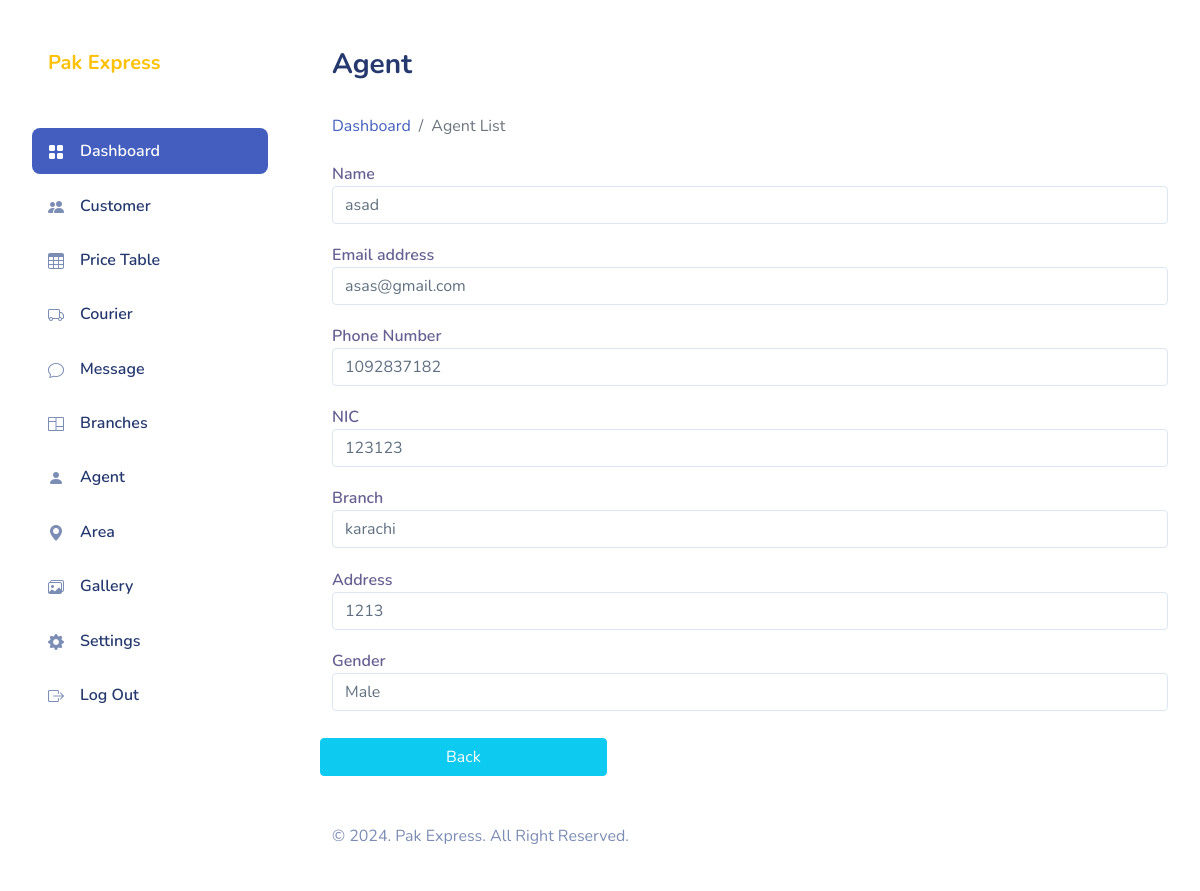
Screenshot of /Admin/empolyee_edit.php?emp_id=14 (signed in) with the database file from the repository.
### tables this page shows
CREATE TABLE `employee` (
  `emp_id` int(11) NOT NULL,
  `name` varchar(255) NOT NULL,
  `email` varchar(255) NOT NULL,
  `phone` varchar(255) NOT NULL,
  `nic` varchar(255) NOT NULL,
  `address` varchar(255) NOT NULL,
  `gender` int(2) NOT NULL,
  `password` varchar(255) NOT NULL,
  `is_deleted` int(2) NOT NULL,
  `branch_id` int(255) NOT NULL
);

CREATE TABLE `branch` (
  `branch_id` int(11) NOT NULL,
  `branch_name` varchar(255) NOT NULL,
  `is_deleted` int(255) NOT NULL
);

### server/inc/get.php (called while the page is built, shortened)
<?php
function getAllBranch()
{
    include 'connection.php';
    $viewcat = "SELECT * FROM branch WHERE is_deleted = 0";
    return mysqli_query($con, $viewcat);
}
function getemployeeByID($emp_id)
{
    include 'connection.php';
    $q1 = "SELECT * FROM employee WHERE is_deleted = 0 AND emp_id = '$emp_id'";
    return mysqli_query($con, $q1);
}

### Admin/empolyee_edit.php (the view, shortened to what this page needs)
<!DOCTYPE html>
<html lang="en">
<?php include 'pages/head.php'; ?>
<body>
    <div id="app">
        <div id="sidebar" class="active">
            <div class="sidebar-wrapper active">
                <div class="sidebar-header">
                    <div class="d-flex justify-content-between mt-0 px-2">
                        <h1 class="mb-0"><a href="index.php" class="text-warning h5 mb-0 px-2 ">Pak Express </a></h1>
                    </div>
                </div>
                <div class="sidebar-menu">
                    <ul class="menu">
                        <li class="sidebar-item active ">
                            <a href="index.php" class='sidebar-link'>
                                <i class="bi bi-grid-fill"></i>
                                <span>Dashboard</span>
                            </a>
                        </li>
                        <li class="sidebar-item ">
                            <a href="customer.php" class='sidebar-link'>
                                <i class="bi bi-people-fill"></i>
                                <span>Customer</span>
                            </a>
                        </li>
                        <li class="sidebar-item">
                            <a href="price.php" class='sidebar-link'>
                                <i class="bi bi-table"></i>
                                <span>Price Table</span>
                            </a>
                        </li>
                        <li class="sidebar-item">
                            <a href="courier.php" class='sidebar-link'>
                                <i class="bi bi-truck"></i>
                                <span>Courier</span>
                            </a>
                        </li>
                        <li class="sidebar-item">
                            <a href="message.php" class='sidebar-link'>
                                <i class="bi bi-chat"></i>
                                <span>Message</span>
                            </a>
                        </li>
                        <?php if (isset($_SESSION['admin']) && $_SESSION['admin'] == 'admin') : ?>
                            <li class="sidebar-item">
                                <a href="branch.php" class='sidebar-link'>
                                    <i class="bi bi-columns"></i>
                                    <span>Branches</span>
                                </a>
                            </li>
                        <?php endif; ?>
                        <li class="sidebar-item">
                            <a href="employee.php" class='sidebar-link'>
                                <i class="bi bi-person-fill"></i>
                                <span>Agent </span>
                            </a>
                        </li>
                        <?php if (isset($_SESSION['admin']) && $_SESSION['admin'] == 'admin') : ?>
                            <li class="sidebar-item">
                                <a href="area.php" class='sidebar-link'>
                                    <i class="bi bi-geo-alt-fill"></i>
                                    <span>Area</span>
                                </a>
                            </li>
                            <li class="sidebar-item">
                                <a href="gallery.php" class='sidebar-link'>
                                    <i class="bi bi-images"></i>
                                    <span>Gallery</span>
                                </a>
                            </li>
                        <?php endif; ?>
                        <li class="sidebar-item">
                            <a href="settings.php" class='sidebar-link'>
                                <i class="bi bi-gear-fill"></i>
                                <span>Settings</span>
                            </a>
                        </li>
                        <li class="sidebar-item">
                            <a href="logout.php" class='sidebar-link'>
                                <i class="bi bi-box-arrow-right"></i>
                                <span>Log Out</span>
                            </a>
                        </li>
                    </ul>
                </div>
            </div>
        </div>
        <div id="main">
            <div class="page-heading">
                <h3>Agent</h3>
            </div>
            <div class="row">
                <div class="col-lg-10">
                    <nav aria-label="breadcrumb">
                        <ol class="breadcrumb">
                            <li class="breadcrumb-item"><a href="index.php">Dashboard</a></li>
                            <li class="breadcrumb-item active" aria-current="page">Agent List</li>
                        </ol>
                    </nav>
                </div>
            </div>
            <div class="page-content">
                <section class="row">
                    <div class="col-12 col-lg-12">
                        <div class="row">
                            <?php
                            if (isset($_REQUEST['emp_id'])) {
                                $getall = getemployeeByID($_REQUEST['emp_id']);
                                $row = mysqli_fetch_assoc($getall);
                                $emp_id = $row['emp_id']; ?>
                                <div class="form-group mt-2">
                                    <label for="inputName">Name</label>
                                    <input id="inputName" type="text" name="name" data-parsley-trigger="change" onchange="updateData(this, '<?php echo $emp_id; ?>', 'name', 'employee', 'emp_id');" value="<?php echo $row['name']; ?>" required="" placeholder="Enter Full Name" autocomplete="off" class="form-control">
                                </div>
                                <div class="form-group mt-2">
                                    <label for="inputEmail">Email address</label>
                                    <input id="inputEmail" type="email" name="email" data-parsley-trigger="change" onchange="updateData(this, '<?php echo $emp_id; ?>', 'email', 'employee', 'emp_id');" value="<?php echo $row['email']; ?>" required="" placeholder="Enter email" autocomplete="off" class="form-control">
                                </div>
                                <div class="form-group mt-2">
                                    <label for="inputPhone">Phone Number</label>
                                    <input id="inputPhone" type="text" name="phone" data-parsley-trigger="change" required="" placeholder="Enter Phone Number" autocomplete="off" onchange="updateData(this, '<?php echo $emp_id; ?>', 'phone', 'employee', 'emp_id');" value="<?php echo $row['phone']; ?>" class="form-control">
                                </div>
                                <div class="form-group mt-2">
                                    <label for="inputNIC">NIC</label>
                                    <input id="inputNIC" type="text" name="nic" data-parsley-trigger="change" onchange="updateData(this, '<?php echo $emp_id; ?>', 'nic', 'employee', 'emp_id');" value="<?php echo $row['nic']; ?>" required="" placeholder="Enter NIC Number" autocomplete="off" class="form-control">
                                </div>
                                <div class="form-group mt-2">
                                    <label for="inputNIC">Branch</label>
                                    <select onchange='updateData(this, "<?php echo $emp_id; ?>","branch_id", "employee", "emp_id")' id="branch_id <?php echo $emp_id; ?>" class='form-control norad tx12' name="branch_id" type='text'>
                                        <?php
                                        $getallCat = getAllBranch();
                                        while ($row2 = mysqli_fetch_assoc($getallCat)) { ?>
                                            <option value="<?php echo $row2['branch_id']; ?>" <?php if ($row['branch_id'] == $row2['branch_id']) echo "selected"; ?>>
                                                <?php echo $row2['branch_name']; ?></option>
                                        <?php } ?>
                                    </select>
                                </div>
                                <div class="form-group mt-2">
                                    <label for="inputAddress">Address</label>
                                    <input id="inputAddress" type="text" name="address" data-parsley-trigger="change" onchange="updateData(this, '<?php echo $emp_id; ?>', 'address', 'employee', 'emp_id');" value="<?php echo $row['address']; ?>" required="" placeholder="Enter Address" autocomplete="off" class="form-control">
                                </div>
                                <div class="form-group mt-2">
                                    <label for="inputGender">Gender</label>
                                    <select onchange='updateData(this, "<?php echo $emp_id; ?>","gender", "employee", "emp_id")' id="gender <?php echo $emp_id; ?>" class='form-control norad tx12' name="gender" type='text'>
                                        <option value="1" <?php if ($row['gender'] == "1") echo "selected"; ?>>
                                            Male</option>
                                    </select>
                                </div>
                                <div class="col-md-4 mt-2">
                                    <div class="row mt-2">
                                        <a href="employee.php" class="btn btn-info">Back</a>
                                    </div>
                                </div>
                            <?php } ?>
                        </div>
                    </div>
                </section>
            </div>
            <?php include 'pages/footer.php'; ?>
        </div>
    </div>
</body>
</html>

### Admin/assets/css/app.css (style rules this page uses)
.btn.btn-danger,.btn.btn-info,.btn.btn-primary,.btn.btn-secondary,.btn.btn-success,.btn.btn-warning { color:#fff }
.form-group { margin-bottom:.7rem }
.form-group label { color:rgba(35,28,99,.7);font-weight:600 }
#sidebar.active .sidebar-wrapper { left:0 }
.sidebar-wrapper { width:300px;height:100vh;position:fixed;top:0;z-index:10;overflow-y:auto;background-color:#fff;bottom:0;transition:left .5s ease-out }
.sidebar-wrapper .sidebar-header { padding:2rem 2rem 1rem;font-size:2rem;font-weight:700 }
.sidebar-wrapper .menu { margin-top:2rem;padding:0 2rem;font-weight:600 }
.sidebar-wrapper .menu .sidebar-link { display:block;padding:.7rem 1rem;font-size:1rem;display:flex;align-items:center;border-radius:.5rem;transition:all .5s;text-decoration:none;color:#25396f }
.sidebar-wrapper .menu .sidebar-link i,.sidebar-wrapper .menu .sidebar-link svg { color:#7c8db5 }
.sidebar-wrapper .menu .sidebar-link span { margin-left:1rem }
.sidebar-wrapper .menu .sidebar-item { list-style:none;margin-top:.5rem;position:relative }
.sidebar-wrapper .menu .sidebar-item.active .sidebar-link { background-color:#435ebe }
.sidebar-wrapper .menu .sidebar-item.active .sidebar-link span { color:#fff }
.sidebar-wrapper .menu .sidebar-item.active .sidebar-link i,.sidebar-wrapper .menu .sidebar-item.active .sidebar-link svg { fill:#fff;color:#fff }
.bi { width:1rem;height:1rem }
#main { margin-left:300px;padding:2rem }
.page-heading { margin:0 0 2rem }
.page-heading h3 { font-weight:700 }
a { text-decoration:none }

### Admin/pages/head.php (style rules this page uses)
body { background-color: #ffffff; }

### rows the page displays
employee: name "asad", email "asas@gmail.com", phone "1092837182", nic "123123", branch_id "karachi", address "1213", gender "Male"
